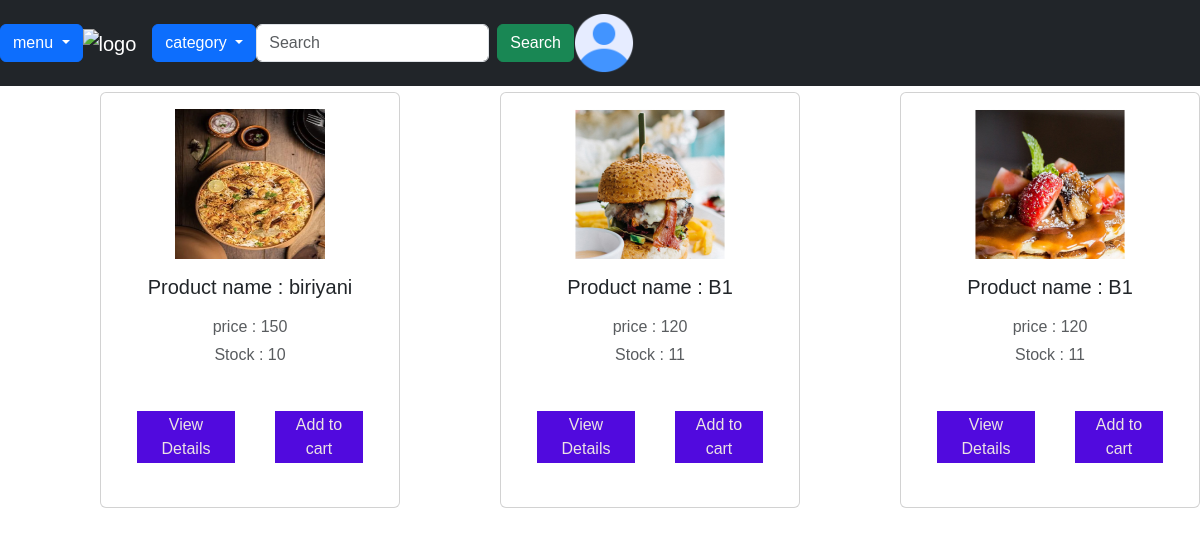
Page /viewproduct on the earlier database version.
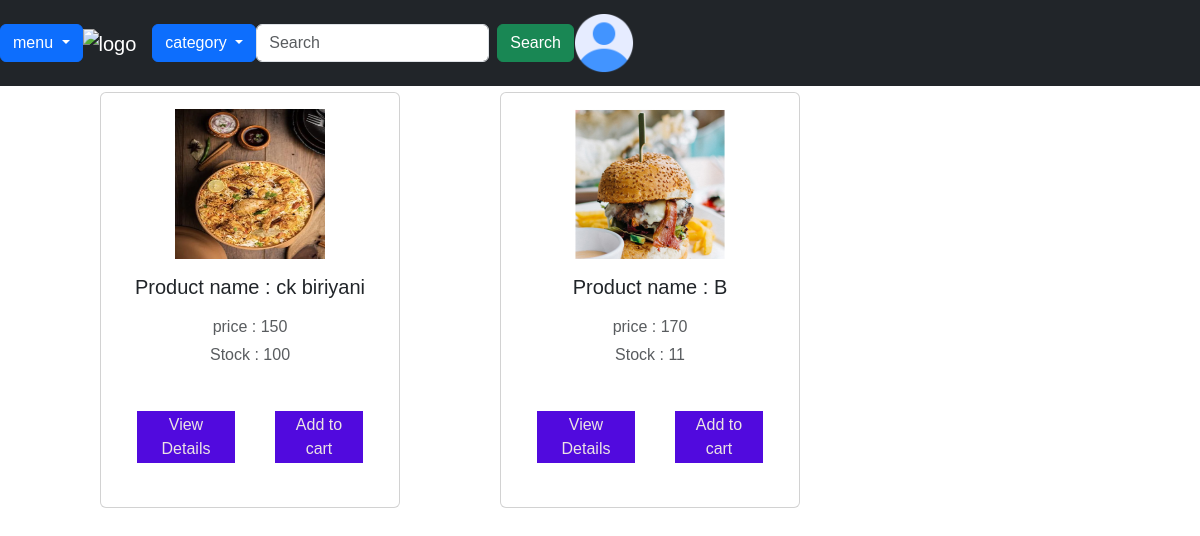
Same page on the later database version.
### app/models.py (models this page shows, shortened)
class Product(models.Model):
    name = models.TextField()
    discription = models.TextField()
    price = models.IntegerField()
    category = models.TextField()
    quantity = models.IntegerField()
    offerprice = models.IntegerField()
    image = models.FileField()

### app/views.py (the view)
# urls.py: path('viewproduct',views.viewproduct),
def viewproduct(req):
    data=Product.objects.all()
    return render(req,'viewproduct.html',{'data':data})

### template/viewproduct.html (shortened to what this page needs)
<!DOCTYPE html>
<html lang="en">
<head>
  {% load static %}
  <link rel="stylesheet" href="https://cdn.jsdelivr.net/npm/bootstrap@4.6.2/dist/css/bootstrap.min.css">
  <link href="https://cdn.jsdelivr.net/npm/bootstrap@5.3.3/dist/css/bootstrap.min.css" rel="stylesheet">
  <link rel="stylesheet" href="https://cdnjs.cloudflare.com/ajax/libs/font-awesome/4.7.0/css/font-awesome.min.css">
</head>
<body>
<nav class="navbar navbar-expand-sm bg-dark navbar-dark">
  <div class="dropdown">
    <button type="button" class="btn btn-primary dropdown-toggle" data-bs-toggle="dropdown">
       menu
    </button>
  </div>
  <a class="navbar-brand" href="#">
  <img src="static/neon-glowing-profile-icon-3d-illustration-vector.jpg" alt="logo" style="width:60px" >
</a>
  <div class="dropdown">
    <button type="button" class="btn btn-primary dropdown-toggle" data-bs-toggle="dropdown">
      category
    </button>
  </div>
  <ul class="navbar-nav">
  <form class="form-inline" action="/action_page.php">
    <input class="form-control mr-sm-2" type="text" placeholder="Search">
    <button class="btn btn-success" type="submit">Search</button>
  </form>
</ul> <br><br>
<a class="navbar-brand" href="#" style="float:right">
  <img  src="static/user.png" alt="logo" style="width:60px">
</a>
</nav>
{% for i in data %}
    <div class="card mb-4">
      <div class="card-body text-center">
        <img class="proimg" src="{{i.image.url}}" alt="avatar" class="rounded-circle img-fluid" style="width: 150px;height: 150px;">
        <h5 class="my-3">Product name : {{i.name}}</h5>
        <p class="text-muted mb-1">price : {{i.price}}</p>
        <p class="text-muted mb-4">Stock : {{i.quantity}}</p>
        <div class="d-flex justify-content-center mb-2">
          <a class="pro" href="../singlepro">View Details</a>
          <a class="pro" href="../cart/{{i.pk}}">Add to cart</a>
        </div>
      </div>
    </div>
    {% endfor %}
</body>
</html>

Differences in the rows shown:
removed Product: image (picture), name "B1", price "120", quantity "11"
changed Product: name "biriyani" → "ck biriyani"; quantity "10" → "100"
changed Product (number 2 of 2 on the later page): name "B1" → "B"; price "120" → "170"
